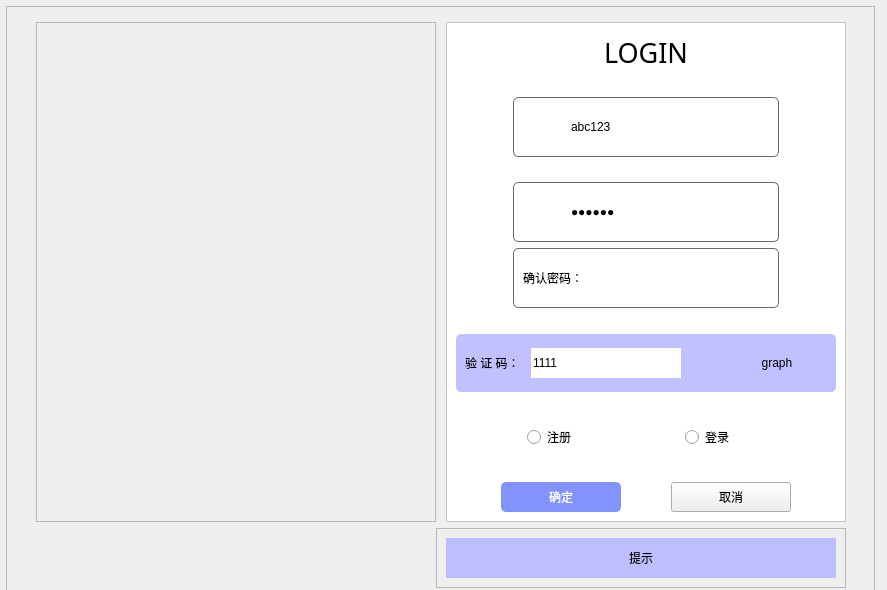
<?xml version="1.0" encoding="UTF-8"?>
<ui version="4.0">
 <class>Login</class>
 <widget class="QWidget" name="Login">
  <property name="geometry">
   <rect>
    <x>0</x>
    <y>0</y>
    <width>887</width>
    <height>590</height>
   </rect>
  </property>
  <property name="windowTitle">
   <string>登录界面</string>
  </property>
  <property name="autoFillBackground">
   <bool>false</bool>
  </property>
  <property name="styleSheet">
   <string notr="true">/**
    该页面为浅紫色皮肤


控件名前加个#代表指定某个控件；
border-image表示填充整个背景；
background-image表示设置背景，但不填充;
border表示边框大小;
border-radius表示边框圆角大小;
color表示字体颜色；background-position表示图片位置;
background-repeat表示图片是否重复显示
*/
#frame_background{
border-image:url(:/img/background-gg.jpg);
}

#frame_login{
    background-color:#ffffff
}

#frame_img{
    background-image:url(:/img/cxk.png);

}



#frame_account,#frame_pwd,#frame_pwd_2{
    border: 1px solid #696969;
    border-radius: 5px;
}



QLineEdit{
    border: none;
}



#pushButton{
    color:#ffffff;
    border: none;
    background-color:#8293fd;
    border-radius: 5px;
}

#pushButton:hover{
    color:#ffffff;
    border: none;
    background-color:#4861fb;
    border-radius: 5px;
}

#pushButton:pressed{
    color:#ffffff;
    border: none;
    background-color:#8293fd;
    border-radius: 5px;
}

#label_login
{
    color:#7185ff;

}
#label_account
{
    border-image:url(:/img/user_name.png);
}

#label_pwd
{
    border-image:url(:/img/pwd.png);

}
</string>
  </property>
  <widget class="QFrame" name="frame_background">
   <property name="geometry">
    <rect>
     <x>6</x>
     <y>6</y>
     <width>869</width>
     <height>592</height>
    </rect>
   </property>
   <property name="frameShape">
    <enum>QFrame::StyledPanel</enum>
   </property>
   <property name="frameShadow">
    <enum>QFrame::Raised</enum>
   </property>
   <layout class="QGridLayout" name="gridLayout_2">
    <item row="0" column="1">
     <spacer name="verticalSpacer_7">
      <property name="orientation">
       <enum>Qt::Vertical</enum>
      </property>
      <property name="sizeHint" stdset="0">
       <size>
        <width>20</width>
        <height>15</height>
       </size>
      </property>
     </spacer>
    </item>
    <item row="1" column="0">
     <spacer name="horizontalSpacer_16">
      <property name="orientation">
       <enum>Qt::Horizontal</enum>
      </property>
      <property name="sizeHint" stdset="0">
       <size>
        <width>17</width>
        <height>20</height>
       </size>
      </property>
     </spacer>
    </item>
    <item row="1" column="1" colspan="2">
     <widget class="QFrame" name="frame_img">
      <property name="minimumSize">
       <size>
        <width>400</width>
        <height>500</height>
       </size>
      </property>
      <property name="maximumSize">
       <size>
        <width>400</width>
        <height>500</height>
       </size>
      </property>
      <property name="styleSheet">
       <string notr="true"/>
      </property>
      <property name="frameShape">
       <enum>QFrame::StyledPanel</enum>
      </property>
      <property name="frameShadow">
       <enum>QFrame::Raised</enum>
      </property>
     </widget>
    </item>
    <item row="1" column="3">
     <widget class="QFrame" name="frame_login">
      <property name="sizePolicy">
       <sizepolicy hsizetype="Fixed" vsizetype="Fixed">
        <horstretch>0</horstretch>
        <verstretch>0</verstretch>
       </sizepolicy>
      </property>
      <property name="minimumSize">
       <size>
        <width>400</width>
        <height>500</height>
       </size>
      </property>
      <property name="maximumSize">
       <size>
        <width>400</width>
        <height>500</height>
       </size>
      </property>
      <property name="styleSheet">
       <string notr="true"/>
      </property>
      <property name="frameShape">
       <enum>QFrame::StyledPanel</enum>
      </property>
      <property name="frameShadow">
       <enum>QFrame::Raised</enum>
      </property>
      <layout class="QGridLayout" name="gridLayout">
       <item row="0" column="0">
        <layout class="QHBoxLayout" name="horizontalLayout_9">
         <item>
          <spacer name="horizontalSpacer_7">
           <property name="orientation">
            <enum>Qt::Horizontal</enum>
           </property>
           <property name="sizeHint" stdset="0">
            <size>
             <width>40</width>
             <height>20</height>
            </size>
           </property>
          </spacer>
         </item>
         <item>
          <widget class="QLabel" name="label_Login">
           <property name="sizePolicy">
            <sizepolicy hsizetype="Fixed" vsizetype="Fixed">
             <horstretch>0</horstretch>
             <verstretch>0</verstretch>
            </sizepolicy>
           </property>
           <property name="minimumSize">
            <size>
             <width>100</width>
             <height>40</height>
            </size>
           </property>
           <property name="maximumSize">
            <size>
             <width>100</width>
             <height>40</height>
            </size>
           </property>
           <property name="font">
            <font>
             <family>华文琥珀</family>
             <pointsize>20</pointsize>
            </font>
           </property>
           <property name="layoutDirection">
            <enum>Qt::LeftToRight</enum>
           </property>
           <property name="text">
            <string>LOGIN</string>
           </property>
           <property name="alignment">
            <set>Qt::AlignCenter</set>
           </property>
          </widget>
         </item>
         <item>
          <spacer name="horizontalSpacer_8">
           <property name="orientation">
            <enum>Qt::Horizontal</enum>
           </property>
           <property name="sizeHint" stdset="0">
            <size>
             <width>40</width>
             <height>20</height>
            </size>
           </property>
          </spacer>
         </item>
        </layout>
       </item>
       <item row="1" column="0">
        <spacer name="verticalSpacer_5">
         <property name="orientation">
          <enum>Qt::Vertical</enum>
         </property>
         <property name="sizeHint" stdset="0">
          <size>
           <width>17</width>
           <height>18</height>
          </size>
         </property>
        </spacer>
       </item>
       <item row="2" column="0">
        <layout class="QHBoxLayout" name="horizontalLayout_2">
         <item>
          <spacer name="horizontalSpacer">
           <property name="orientation">
            <enum>Qt::Horizontal</enum>
           </property>
           <property name="sizeHint" stdset="0">
            <size>
             <width>40</width>
             <height>20</height>
            </size>
           </property>
          </spacer>
         </item>
         <item>
          <widget class="QFrame" name="frame_account">
           <property name="frameShape">
            <enum>QFrame::StyledPanel</enum>
           </property>
           <property name="frameShadow">
            <enum>QFrame::Raised</enum>
           </property>
           <layout class="QHBoxLayout" name="horizontalLayout">
            <item>
             <widget class="QLabel" name="label_account">
              <property name="sizePolicy">
               <sizepolicy hsizetype="Fixed" vsizetype="Fixed">
                <horstretch>0</horstretch>
                <verstretch>0</verstretch>
               </sizepolicy>
              </property>
              <property name="minimumSize">
               <size>
                <width>40</width>
                <height>40</height>
               </size>
              </property>
              <property name="maximumSize">
               <size>
                <width>40</width>
                <height>40</height>
               </size>
              </property>
              <property name="text">
               <string/>
              </property>
              <property name="textFormat">
               <enum>Qt::AutoText</enum>
              </property>
             </widget>
            </item>
            <item>
             <widget class="QLineEdit" name="lineEdit_account">
              <property name="sizePolicy">
               <sizepolicy hsizetype="Fixed" vsizetype="Fixed">
                <horstretch>0</horstretch>
                <verstretch>0</verstretch>
               </sizepolicy>
              </property>
              <property name="minimumSize">
               <size>
                <width>200</width>
                <height>30</height>
               </size>
              </property>
              <property name="maximumSize">
               <size>
                <width>200</width>
                <height>30</height>
               </size>
              </property>
              <property name="styleSheet">
               <string notr="true">QLineEdit{
	backGround-color:rgb(255, 255, 255)
}</string>
              </property>
              <property name="text">
               <string>abc123</string>
              </property>
             </widget>
            </item>
           </layout>
          </widget>
         </item>
         <item>
          <spacer name="horizontalSpacer_2">
           <property name="orientation">
            <enum>Qt::Horizontal</enum>
           </property>
           <property name="sizeHint" stdset="0">
            <size>
             <width>40</width>
             <height>20</height>
            </size>
           </property>
          </spacer>
         </item>
        </layout>
       </item>
       <item row="3" column="0">
        <spacer name="verticalSpacer_6">
         <property name="orientation">
          <enum>Qt::Vertical</enum>
         </property>
         <property name="sizeHint" stdset="0">
          <size>
           <width>17</width>
           <height>18</height>
          </size>
         </property>
        </spacer>
       </item>
       <item row="4" column="0">
        <layout class="QHBoxLayout" name="horizontalLayout_6">
         <item>
          <spacer name="horizontalSpacer_3">
           <property name="orientation">
            <enum>Qt::Horizontal</enum>
           </property>
           <property name="sizeHint" stdset="0">
            <size>
             <width>40</width>
             <height>20</height>
            </size>
           </property>
          </spacer>
         </item>
         <item>
          <widget class="QFrame" name="frame_pwd">
           <property name="frameShape">
            <enum>QFrame::StyledPanel</enum>
           </property>
           <property name="frameShadow">
            <enum>QFrame::Raised</enum>
           </property>
           <layout class="QHBoxLayout" name="horizontalLayout_3">
            <item>
             <widget class="QLabel" name="label_pwd">
              <property name="sizePolicy">
               <sizepolicy hsizetype="Fixed" vsizetype="Fixed">
                <horstretch>0</horstretch>
                <verstretch>0</verstretch>
               </sizepolicy>
              </property>
              <property name="minimumSize">
               <size>
                <width>40</width>
                <height>40</height>
               </size>
              </property>
              <property name="maximumSize">
               <size>
                <width>40</width>
                <height>40</height>
               </size>
              </property>
              <property name="text">
               <string/>
              </property>
             </widget>
            </item>
            <item>
             <widget class="QLineEdit" name="lineEdit_pwd">
              <property name="sizePolicy">
               <sizepolicy hsizetype="Fixed" vsizetype="Fixed">
                <horstretch>0</horstretch>
                <verstretch>0</verstretch>
               </sizepolicy>
              </property>
              <property name="minimumSize">
               <size>
                <width>200</width>
                <height>30</height>
               </size>
              </property>
              <property name="maximumSize">
               <size>
                <width>200</width>
                <height>30</height>
               </size>
              </property>
              <property name="styleSheet">
               <string notr="true">QLineEdit{
	backGround-color:rgb(255, 255, 255)
}</string>
              </property>
              <property name="text">
               <string>abc123</string>
              </property>
              <property name="echoMode">
               <enum>QLineEdit::Password</enum>
              </property>
             </widget>
            </item>
           </layout>
          </widget>
         </item>
         <item>
          <spacer name="horizontalSpacer_4">
           <property name="orientation">
            <enum>Qt::Horizontal</enum>
           </property>
           <property name="sizeHint" stdset="0">
            <size>
             <width>40</width>
             <height>20</height>
            </size>
           </property>
          </spacer>
         </item>
        </layout>
       </item>
       <item row="5" column="0">
        <layout class="QHBoxLayout" name="horizontalLayout_7">
         <item>
          <spacer name="horizontalSpacer_5">
           <property name="orientation">
            <enum>Qt::Horizontal</enum>
           </property>
           <property name="sizeHint" stdset="0">
            <size>
             <width>40</width>
             <height>20</height>
            </size>
           </property>
          </spacer>
         </item>
         <item>
          <widget class="QFrame" name="frame_pwd_2">
           <property name="frameShape">
            <enum>QFrame::StyledPanel</enum>
           </property>
           <property name="frameShadow">
            <enum>QFrame::Raised</enum>
           </property>
           <layout class="QHBoxLayout" name="horizontalLayout_4">
            <item>
             <widget class="QLabel" name="label_pwd_verify">
              <property name="sizePolicy">
               <sizepolicy hsizetype="Fixed" vsizetype="Fixed">
                <horstretch>0</horstretch>
                <verstretch>0</verstretch>
               </sizepolicy>
              </property>
              <property name="minimumSize">
               <size>
                <width>60</width>
                <height>40</height>
               </size>
              </property>
              <property name="maximumSize">
               <size>
                <width>60</width>
                <height>40</height>
               </size>
              </property>
              <property name="text">
               <string>确认密码：</string>
              </property>
             </widget>
            </item>
            <item>
             <widget class="QLineEdit" name="lineEdit_pwd_verify">
              <property name="sizePolicy">
               <sizepolicy hsizetype="Fixed" vsizetype="Fixed">
                <horstretch>0</horstretch>
                <verstretch>0</verstretch>
               </sizepolicy>
              </property>
              <property name="minimumSize">
               <size>
                <width>180</width>
                <height>30</height>
               </size>
              </property>
              <property name="maximumSize">
               <size>
                <width>180</width>
                <height>30</height>
               </size>
              </property>
              <property name="styleSheet">
               <string notr="true">QLineEdit{
	backGround-color:rgb(255, 255, 255)
}</string>
              </property>
             </widget>
            </item>
           </layout>
          </widget>
         </item>
         <item>
          <spacer name="horizontalSpacer_6">
           <property name="orientation">
            <enum>Qt::Horizontal</enum>
           </property>
           <property name="sizeHint" stdset="0">
            <size>
             <width>40</width>
             <height>20</height>
            </size>
           </property>
          </spacer>
         </item>
        </layout>
       </item>
       <item row="6" column="0">
        <spacer name="verticalSpacer_3">
         <property name="orientation">
          <enum>Qt::Vertical</enum>
         </property>
         <property name="sizeHint" stdset="0">
          <size>
           <width>17</width>
           <height>19</height>
          </size>
         </property>
        </spacer>
       </item>
       <item row="7" column="0">
        <widget class="QFrame" name="frame_code">
         <property name="styleSheet">
          <string notr="true">#frame_code{
	color:#ffffff;
    border: none;
    background-color:rgb(193, 193, 255);
    border-radius: 5px;
}</string>
         </property>
         <property name="frameShape">
          <enum>QFrame::StyledPanel</enum>
         </property>
         <property name="frameShadow">
          <enum>QFrame::Raised</enum>
         </property>
         <layout class="QHBoxLayout" name="horizontalLayout_5">
          <item>
           <widget class="QLabel" name="label_code">
            <property name="sizePolicy">
             <sizepolicy hsizetype="Fixed" vsizetype="Fixed">
              <horstretch>0</horstretch>
              <verstretch>0</verstretch>
             </sizepolicy>
            </property>
            <property name="minimumSize">
             <size>
              <width>60</width>
              <height>40</height>
             </size>
            </property>
            <property name="maximumSize">
             <size>
              <width>60</width>
              <height>40</height>
             </size>
            </property>
            <property name="text">
             <string>验 证 码：</string>
            </property>
           </widget>
          </item>
          <item>
           <widget class="QLineEdit" name="lineEdit_code">
            <property name="sizePolicy">
             <sizepolicy hsizetype="Fixed" vsizetype="Fixed">
              <horstretch>0</horstretch>
              <verstretch>0</verstretch>
             </sizepolicy>
            </property>
            <property name="minimumSize">
             <size>
              <width>150</width>
              <height>30</height>
             </size>
            </property>
            <property name="maximumSize">
             <size>
              <width>150</width>
              <height>30</height>
             </size>
            </property>
            <property name="styleSheet">
             <string notr="true">QLineEdit{
	backGround-color:rgb(255, 255, 255)
}</string>
            </property>
            <property name="text">
             <string>1111</string>
            </property>
           </widget>
          </item>
          <item>
           <spacer name="horizontalSpacer_12">
            <property name="orientation">
             <enum>Qt::Horizontal</enum>
            </property>
            <property name="sizeHint" stdset="0">
             <size>
              <width>49</width>
              <height>20</height>
             </size>
            </property>
           </spacer>
          </item>
          <item>
           <widget class="QLabel" name="label_graph">
            <property name="sizePolicy">
             <sizepolicy hsizetype="Fixed" vsizetype="Fixed">
              <horstretch>0</horstretch>
              <verstretch>0</verstretch>
             </sizepolicy>
            </property>
            <property name="minimumSize">
             <size>
              <width>100</width>
              <height>40</height>
             </size>
            </property>
            <property name="maximumSize">
             <size>
              <width>100</width>
              <height>40</height>
             </size>
            </property>
            <property name="text">
             <string>graph</string>
            </property>
            <property name="alignment">
             <set>Qt::AlignCenter</set>
            </property>
           </widget>
          </item>
         </layout>
        </widget>
       </item>
       <item row="8" column="0">
        <spacer name="verticalSpacer_2">
         <property name="orientation">
          <enum>Qt::Vertical</enum>
         </property>
         <property name="sizeHint" stdset="0">
          <size>
           <width>17</width>
           <height>18</height>
          </size>
         </property>
        </spacer>
       </item>
       <item row="9" column="0">
        <layout class="QHBoxLayout" name="horizontalLayout_8">
         <item>
          <spacer name="horizontalSpacer_9">
           <property name="orientation">
            <enum>Qt::Horizontal</enum>
           </property>
           <property name="sizeHint" stdset="0">
            <size>
             <width>40</width>
             <height>20</height>
            </size>
           </property>
          </spacer>
         </item>
         <item>
          <widget class="QRadioButton" name="radioButton_regist">
           <property name="minimumSize">
            <size>
             <width>80</width>
             <height>40</height>
            </size>
           </property>
           <property name="maximumSize">
            <size>
             <width>80</width>
             <height>40</height>
            </size>
           </property>
           <property name="styleSheet">
            <string notr="true"/>
           </property>
           <property name="text">
            <string>注册</string>
           </property>
          </widget>
         </item>
         <item>
          <spacer name="horizontalSpacer_10">
           <property name="orientation">
            <enum>Qt::Horizontal</enum>
           </property>
           <property name="sizeHint" stdset="0">
            <size>
             <width>40</width>
             <height>20</height>
            </size>
           </property>
          </spacer>
         </item>
         <item>
          <widget class="QRadioButton" name="radioButton_login">
           <property name="sizePolicy">
            <sizepolicy hsizetype="Fixed" vsizetype="Fixed">
             <horstretch>0</horstretch>
             <verstretch>0</verstretch>
            </sizepolicy>
           </property>
           <property name="minimumSize">
            <size>
             <width>80</width>
             <height>40</height>
            </size>
           </property>
           <property name="maximumSize">
            <size>
             <width>80</width>
             <height>40</height>
            </size>
           </property>
           <property name="styleSheet">
            <string notr="true"/>
           </property>
           <property name="text">
            <string>登录</string>
           </property>
           <property name="checkable">
            <bool>true</bool>
           </property>
           <property name="checked">
            <bool>false</bool>
           </property>
          </widget>
         </item>
         <item>
          <spacer name="horizontalSpacer_11">
           <property name="orientation">
            <enum>Qt::Horizontal</enum>
           </property>
           <property name="sizeHint" stdset="0">
            <size>
             <width>40</width>
             <height>20</height>
            </size>
           </property>
          </spacer>
         </item>
        </layout>
       </item>
       <item row="10" column="0">
        <spacer name="verticalSpacer">
         <property name="orientation">
          <enum>Qt::Vertical</enum>
         </property>
         <property name="sizeHint" stdset="0">
          <size>
           <width>17</width>
           <height>18</height>
          </size>
         </property>
        </spacer>
       </item>
       <item row="11" column="0">
        <layout class="QHBoxLayout" name="horizontalLayout_10">
         <item>
          <spacer name="horizontalSpacer_14">
           <property name="orientation">
            <enum>Qt::Horizontal</enum>
           </property>
           <property name="sizeHint" stdset="0">
            <size>
             <width>40</width>
             <height>20</height>
            </size>
           </property>
          </spacer>
         </item>
         <item>
          <widget class="QPushButton" name="pushButton">
           <property name="sizePolicy">
            <sizepolicy hsizetype="Fixed" vsizetype="Fixed">
             <horstretch>0</horstretch>
             <verstretch>0</verstretch>
            </sizepolicy>
           </property>
           <property name="minimumSize">
            <size>
             <width>120</width>
             <height>30</height>
            </size>
           </property>
           <property name="maximumSize">
            <size>
             <width>120</width>
             <height>30</height>
            </size>
           </property>
           <property name="styleSheet">
            <string notr="true"/>
           </property>
           <property name="text">
            <string>确定</string>
           </property>
          </widget>
         </item>
         <item>
          <spacer name="horizontalSpacer_13">
           <property name="orientation">
            <enum>Qt::Horizontal</enum>
           </property>
           <property name="sizeHint" stdset="0">
            <size>
             <width>40</width>
             <height>20</height>
            </size>
           </property>
          </spacer>
         </item>
         <item>
          <widget class="QPushButton" name="pushButton_2">
           <property name="sizePolicy">
            <sizepolicy hsizetype="Fixed" vsizetype="Fixed">
             <horstretch>0</horstretch>
             <verstretch>0</verstretch>
            </sizepolicy>
           </property>
           <property name="minimumSize">
            <size>
             <width>120</width>
             <height>30</height>
            </size>
           </property>
           <property name="maximumSize">
            <size>
             <width>120</width>
             <height>30</height>
            </size>
           </property>
           <property name="text">
            <string>取消</string>
           </property>
          </widget>
         </item>
         <item>
          <spacer name="horizontalSpacer_15">
           <property name="orientation">
            <enum>Qt::Horizontal</enum>
           </property>
           <property name="sizeHint" stdset="0">
            <size>
             <width>40</width>
             <height>20</height>
            </size>
           </property>
          </spacer>
         </item>
        </layout>
       </item>
      </layout>
     </widget>
    </item>
    <item row="1" column="4">
     <spacer name="horizontalSpacer_17">
      <property name="orientation">
       <enum>Qt::Horizontal</enum>
      </property>
      <property name="sizeHint" stdset="0">
       <size>
        <width>18</width>
        <height>20</height>
       </size>
      </property>
     </spacer>
    </item>
    <item row="2" column="1">
     <spacer name="horizontalSpacer_18">
      <property name="orientation">
       <enum>Qt::Horizontal</enum>
      </property>
      <property name="sizeHint" stdset="0">
       <size>
        <width>379</width>
        <height>20</height>
       </size>
      </property>
     </spacer>
    </item>
    <item row="2" column="2" colspan="2">
     <widget class="QFrame" name="frame_result">
      <property name="frameShape">
       <enum>QFrame::StyledPanel</enum>
      </property>
      <property name="frameShadow">
       <enum>QFrame::Raised</enum>
      </property>
      <layout class="QVBoxLayout" name="verticalLayout_2">
       <item>
        <widget class="QLabel" name="label_result">
         <property name="sizePolicy">
          <sizepolicy hsizetype="Fixed" vsizetype="Fixed">
           <horstretch>0</horstretch>
           <verstretch>0</verstretch>
          </sizepolicy>
         </property>
         <property name="minimumSize">
          <size>
           <width>390</width>
           <height>40</height>
          </size>
         </property>
         <property name="maximumSize">
          <size>
           <width>390</width>
           <height>40</height>
          </size>
         </property>
         <property name="styleSheet">
          <string notr="true">#label_result{
	background-color:rgb(190, 190, 255)
}</string>
         </property>
         <property name="text">
          <string>提示</string>
         </property>
         <property name="alignment">
          <set>Qt::AlignCenter</set>
         </property>
        </widget>
       </item>
      </layout>
     </widget>
    </item>
   </layout>
  </widget>
 </widget>
 <resources/>
 <connections/>
</ui>
